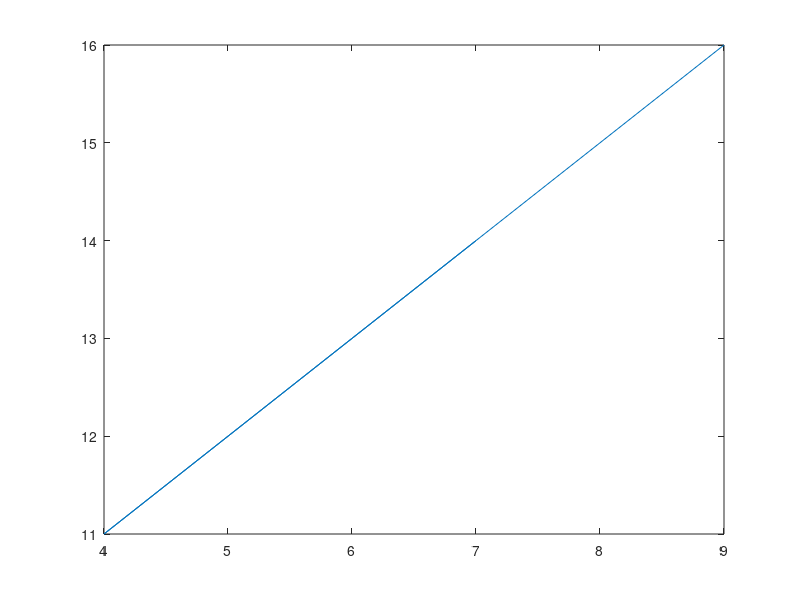
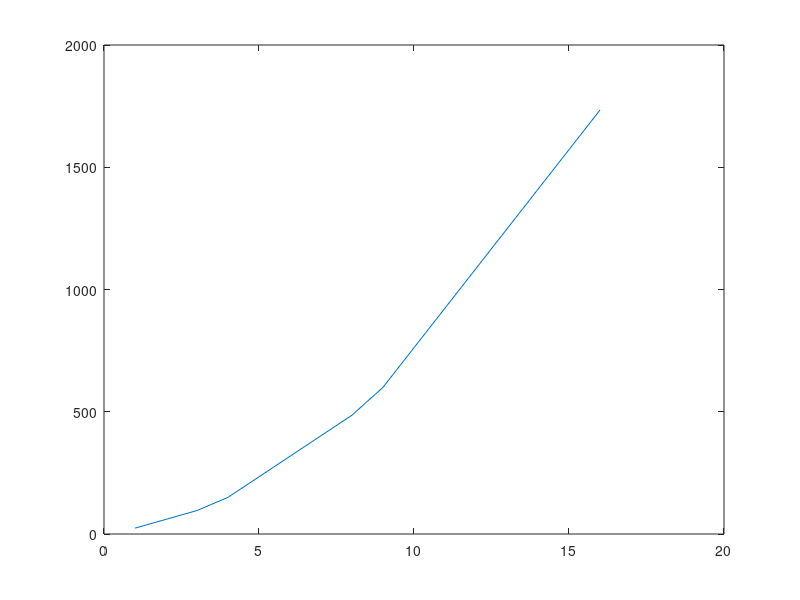

MATLAB code to generate these figures, in order:
%% Recitation 2
% Problem 1: Where did I go Wrong?

% Clear my workspace
clear; clc; close all

% Here, I initialize two arrays as
%   independent variables
x = [7, 6, 4, 8, 9];
y = [1, 3, 4, 8, 9, 16];

% I have two dependent variables that
%   follow these equations:
% Eq. 1) z(x) = x + 7
% Eq. 2) z(y) = 6 * (1 + y)^2
z1 = x + 7;
z2 = 6 * (1 + y).^2;

% And now, I want to plot both dependent
%   variables on different graphs versus
%   either x or y, respectively
figure(1)
plot(x, z1)
figure(2)
plot(y, z2)